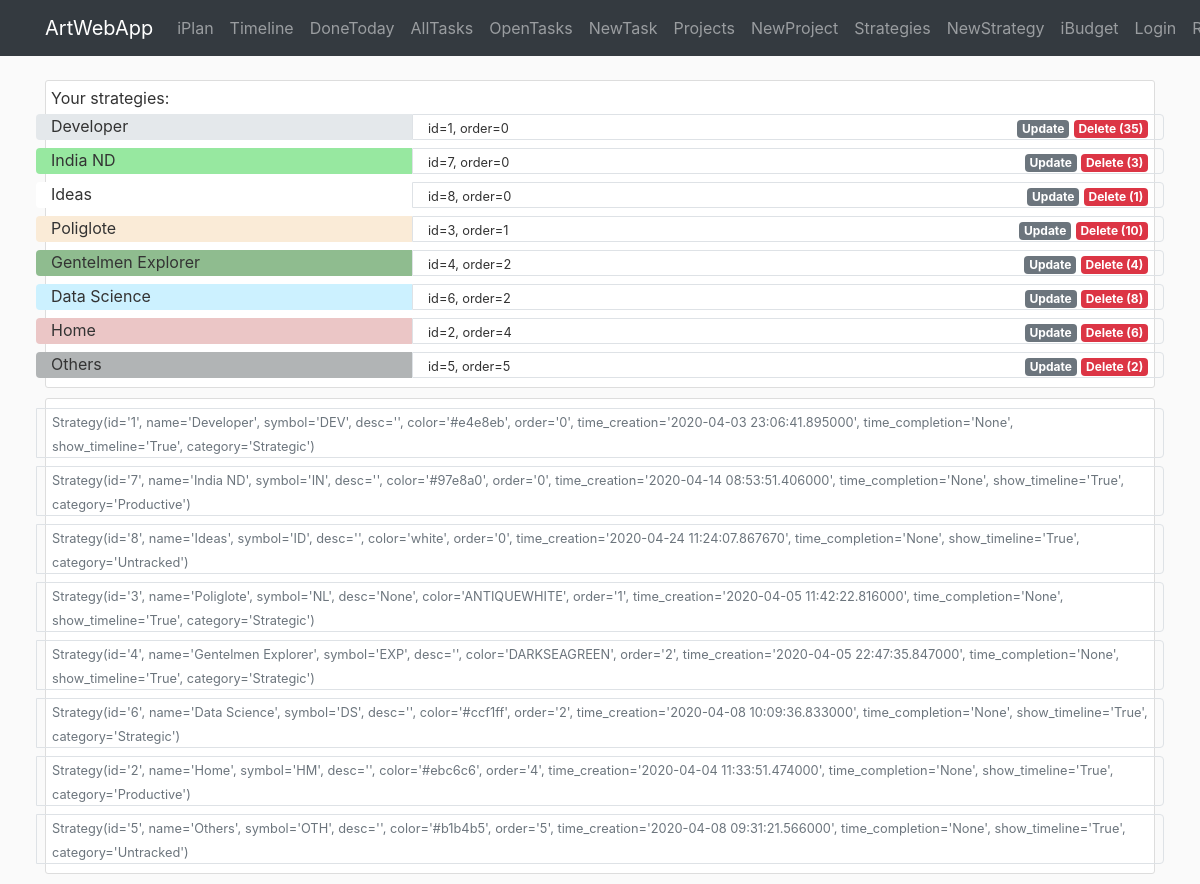
Before: /iplan/strategy with the older database file.
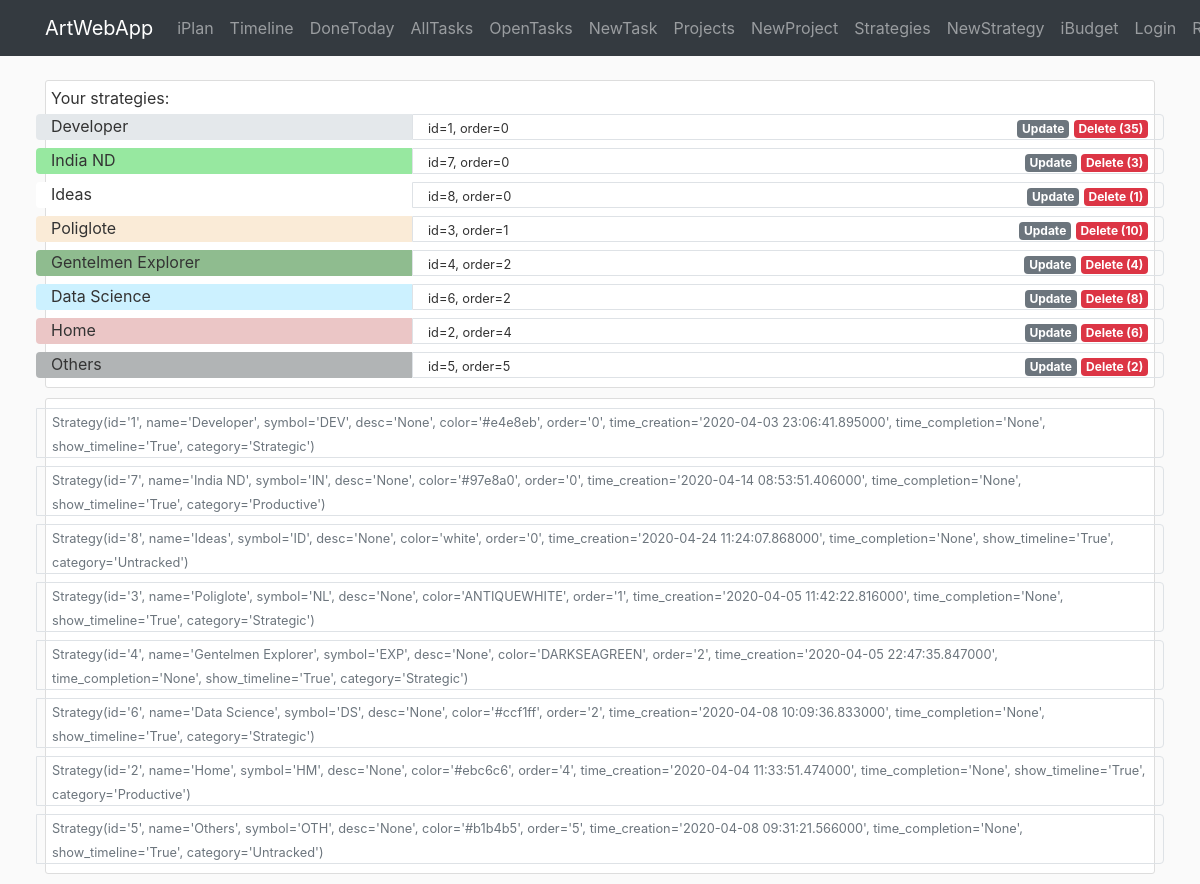
After: the same page with the newer database file.
### awa/iplan/models.py (models this page shows)
class Strategy(db.Model):
    id = db.Column(db.Integer, primary_key=True)
    name = db.Column(db.String(40), nullable=False)
    symbol = db.Column(db.String(3))
    desc = db.Column(db.Text)
    color = db.Column(db.String(7))
    order = db.Column(db.Integer)
    time_creation = db.Column(db.DateTime, default=datetime.now)
    time_completion = db.Column(db.DateTime)
    show_timeline = db.Column(db.Boolean, default=True, nullable=False)
    category = db.Column(db.String(20), nullable=True)
    br_task = db.relationship('Task', backref='strategy')  # todo: lazy=True - test that later
    def __repr__(self):
        return f"Strategy(id='{self.id}', name='{self.name}', symbol='{self.symbol}', desc='{self.desc}'," \
               f" color='{self.color}', order='{self.order}', time_creation='{self.time_creation}'," \
               f" time_completion='{self.time_completion}', show_timeline='{self.show_timeline}'," \
               f" category='{self.category}')"

### awa/iplan/routes.py (the view)
@iplan.route('/iplan/strategy', methods=['GET', 'POST'])
def strategy():
    strategies = Strategy.query.order_by(Strategy.order).all()
    count_tasks = {item.id: len(Task.query.filter_by(id_strategy=item.id).all()) for item in strategies}
    return render_template('iplan/strategy.html', strategies=strategies, legend='Create New Strategy',
                           count_tasks=count_tasks)

### awa/templates/iplan/strategy.html
{% extends "layout.html" %}
{% block content %}
<div class="container">
   <div class="content-section">
       Your strategies:
        {% for item in strategies %}
        <div class="row">
            <div class="col-4 rounded-left mt-1 mb-1" style="background-color:{{item.color}}">
                {{item.name}}
            </div>
            <div class="col border rounded-right mt-1 mb-1">
                <div class="row p-0">
                    <div class="col-auto">
                        <small>id={{item.id}}, order={{item.order}}</small>
                    </div>
                    <div class="col-auto ml-auto">
                        <a href="{{url_for('iplan.strategy_update', id_strategy=item.id)}}" class="badge badge-secondary">Update</a>
                        {% if count_tasks[item.id] != 0 %}
                            <a href="{{url_for('iplan.strategy_delete', id_strategy=item.id)}}" class="badge badge-danger">Delete ({{count_tasks[item.id]}})</a>
                        {% else %}
                            <a href="{{url_for('iplan.strategy_delete', id_strategy=item.id)}}" class="badge badge-warning">Delete ({{count_tasks[item.id]}})</a>
                        {% endif %}
                    </div>
                </div>
            </div>
        </div>
        {% endfor %}
    </div>
   <div class="content-section">
        {% for item in strategies %}
        <div class="row">
            <div class="col border rounded-right mt-1 mb-1">
                <div class="row p-0">
                    <div class="col-auto">
                        <small class="text-muted">{{item}}</small>
                    </div>
                </div>
            </div>
        </div>
        {% endfor %}
    </div>
</div>
{% endblock content %}

### awa/templates/layout.html (shortened to what this page needs)
<!DOCTYPE html>
<html lang="en">
<head>
    <link rel="stylesheet" href="https://stackpath.bootstrapcdn.com/bootstrap/4.4.1/css/bootstrap.min.css">
    <link rel="stylesheet" type="text/css" href="{{ url_for('static', filename='main.css') }}">
</head>
<body>
    <header>
        <nav class="navbar navbar-expand-md navbar-dark bg-dark fixed-top">
            <div class="container">
                <a class="navbar-brand" href="{{ url_for('main.home') }}">ArtWebApp</a>
                <div class="collapse navbar-collapse" id="navbarSupportedContent">
                    <div class="navbar-nav mr-auto">
                        <a class="nav-item nav-link" href="{{ url_for('iplan.home') }}">iPlan</a>
                        <a class="nav-item nav-link" href="{{ url_for('iplan.timeline') }}">Timeline</a>
                        <a class="nav-item nav-link" href="{{ url_for('iplan.task_donetoday') }}">DoneToday</a>
                        <a class="nav-item nav-link" href="{{ url_for('iplan.task') }}">AllTasks</a>
                        <a class="nav-item nav-link" href="{{ url_for('iplan.task_open') }}">OpenTasks</a>
                        <a class="nav-item nav-link" href="{{ url_for('iplan.task_create', timeline_category='This Week') }}">NewTask</a>
                        <a class="nav-item nav-link" href="{{ url_for('iplan.project') }}">Projects</a>
                        <a class="nav-item nav-link" href="{{ url_for('iplan.project_create') }}">NewProject</a>
                        <a class="nav-item nav-link" href="{{ url_for('iplan.strategy') }}">Strategies</a>
                        <a class="nav-item nav-link" href="{{ url_for('iplan.strategy_create') }}">NewStrategy</a>
                    </div>
                    <div class="navbar-nav">
                        <a class="nav-item nav-link" href="{{ url_for('ibudget.home')}}">iBudget</a>
                        <a class="nav-item nav-link" href="#">Login</a>
                        <a class="nav-item nav-link" href="#">Register</a>
                    </div>
                </div>
            </div>
        </nav>
    </header>
    <main role="main">
            {% block content %}{% endblock %}
    </main>
</body>
</html>

### awa/static/main.css (style rules this page uses)
body { background: #fafafa; color: #333333; margin-top: 5rem; }
.content-section { background: #ffffff; padding: 5px 5px; border: 1px solid #dddddd; border-radius: 3px; margin-bottom: 10px; }

Changed rows visible on the page:
changed Strategy "Developer": id+name+symbol "Strategy(id='1', name='Developer', symbol='DEV', desc='', color='#e4e8eb', order='0', time_creation='2020-04-03 23:06:41.895000',…" → "Strategy(id='1', name='Developer', symbol='DEV', desc='None', color='#e4e8eb', order='0', time_creation='2020-04-03 23:06:41.895000',…"
changed Strategy "India ND": id+name+symbol "Strategy(id='7', name='India ND', symbol='IN', desc='', color='#97e8a0', order='0', time_creation='2020-04-14 08:53:51.406000',…" → "Strategy(id='7', name='India ND', symbol='IN', desc='None', color='#97e8a0', order='0', time_creation='2020-04-14 08:53:51.406000',…"
changed Strategy "Ideas": id+name+symbol "Strategy(id='8', name='Ideas', symbol='ID', desc='', color='white', order='0', time_creation='2020-04-24 11:24:07.867670', time_completion='None', show_timeline='True', category='Untracked')" → "Strategy(id='8', name='Ideas', symbol='ID', desc='None', color='white', order='0', time_creation='2020-04-24 11:24:07.868000', time_completion='None', show_timeline='True', category='Untracked')"
changed Strategy "Gentelmen Explorer": id+name+symbol "Strategy(id='4', name='Gentelmen Explorer', symbol='EXP', desc='', color='DARKSEAGREEN', order='2', time_creation='2020-04-05 22:47:35.847000',…" → "Strategy(id='4', name='Gentelmen Explorer', symbol='EXP', desc='None', color='DARKSEAGREEN', order='2', time_creation='2020-04-05 22:47:35.847000',…"
changed Strategy "Data Science": id+name+symbol "Strategy(id='6', name='Data Science', symbol='DS', desc='', color='#ccf1ff', order='2', time_creation='2020-04-08 10:09:36.833000',…" → "Strategy(id='6', name='Data Science', symbol='DS', desc='None', color='#ccf1ff', order='2', time_creation='2020-04-08 10:09:36.833000',…"
changed Strategy "Home": id+name+symbol "Strategy(id='2', name='Home', symbol='HM', desc='', color='#ebc6c6', order='4', time_creation='2020-04-04 11:33:51.474000',…" → "Strategy(id='2', name='Home', symbol='HM', desc='None', color='#ebc6c6', order='4', time_creation='2020-04-04 11:33:51.474000',…"
changed Strategy "Others": id+name+symbol "Strategy(id='5', name='Others', symbol='OTH', desc='', color='#b1b4b5', order='5', time_creation='2020-04-08 09:31:21.566000',…" → "Strategy(id='5', name='Others', symbol='OTH', desc='None', color='#b1b4b5', order='5', time_creation='2020-04-08 09:31:21.566000',…"
